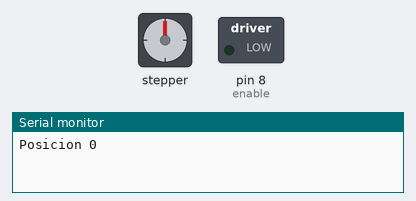
Recording of a sketch running on a simulated Arduino Uno, built with avr-gcc and run on an emulated ATmega328P. On the bench: stepper motor, switched loads named in the sketch (green lamp = pin HIGH), the last lines printed to the serial monitor. Stepper angles assume 200 steps per turn.

Above: at 0.05 s.
At 1.55 s:
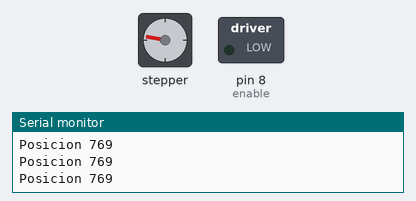
At 3.1 s:
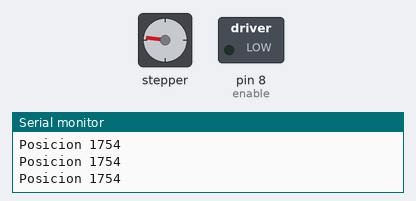
At 6.2 s:
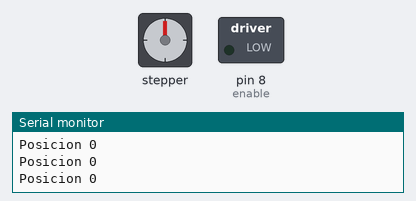
Timing chart, 0 to 8.1 s (numbered marks = the images above):
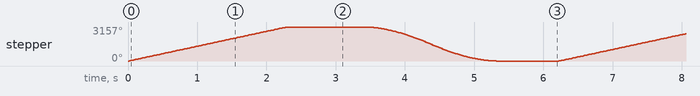

Measured:
- by itself, stepper: turns 3157° clockwise in 2.3 s, then 3157° counter-clockwise in 1.9 s, repeating every 6.2 s

The sketch:

pruebaMotor.ino
```cpp
#include <AccelStepper.h>

#include "Movimiento.h"

#define enable 8

AccelStepper stepper = AccelStepper(1, 3, 2); // pin 3 : step, pin 2 : dir ; 1 indica que es driver


movimiento cicloRespiratorio;

byte Volumen = 2.5;
byte frecuencia= 0;
byte relacion = 1;

void setup() {
  // Se configura la posicion actual del motor como cero y se habilita el pin del enable
  stepper.setCurrentPosition(0);
  pinMode(enable, OUTPUT);

  // se configuran los parametros del motor inicial
  stepper.setMaxSpeed(6000);
  stepper.setAcceleration(2800);

  // Se habilita el motor para funcionar
  digitalWrite(enable, LOW);
  Serial.begin(9600);
  // se configuran parametros de configuracion
//  Serial.println(cicloRespiratorio.SetParametros(frecuencia , Volumen , relacion));
  cicloRespiratorio.SetParametros(frecuencia , Volumen , relacion);
  //Serial.printl
  //Serial.println("velocidad SUBIDA" + String(cicloRespiratorio.velocidad_subida) + "posicion "+String(cicloRespiratorio.posicion_Final_subida));
  //delay(1500);
}

byte ciclo = 1;
double tiempo = 0;
void loop() {
  // Inicio inspiracion -----------------------------------------------------------------
  if(ciclo == 1){
    stepper.moveTo(cicloRespiratorio.posicion_Final_subida-2000);
    stepper.setSpeed(cicloRespiratorio.velocidad_subida);
    ciclo = 2;
   // Serial.println("Inicia Respiracion");
   }
  // corre a velocidad constante
  else if(stepper.distanceToGo() >0 && ciclo == 2 )stepper.runSpeed();

  // inicio meseta ----------------------------------------------------------------------
  else if(stepper.distanceToGo() <=0 && ciclo == 2 ){
    ciclo = 3 ;
   // Serial.println("Inicia Meseta");
    tiempo = millis();
  }

  else if(ciclo == 3 && millis() <  (tiempo + cicloRespiratorio.Tiempo_meseta*1000)){}//fin meseta
  else if(ciclo == 3 && millis() >= (tiempo + cicloRespiratorio.Tiempo_meseta*1000)){
    ciclo = 4;
    //Serial.println("FIN Meseta");
  }//fin meseta

  // Expiracion
  else if(ciclo == 4 ){
     stepper.setSpeed(cicloRespiratorio.Velocidad_inicial_bajada);
     //stepper.setAcceleration(cicloRespiratorio.acelaracion_bajada);

     stepper.moveTo(0);
     //Serial.println("Inicio Expiracion");
     delay(100);
     ciclo = 5;
    }

  else if(stepper.distanceToGo()<0 && ciclo == 5 ){
    //if(millis()%100 == 0)
      //Serial.println("V" + String(stepper.speed())+" P2" + String(cicloRespiratorio.Velocidad_inicial_bajada));
    stepper.run();
    }

  else if(stepper.distanceToGo()>=0 && ciclo == 5 ){// inicio meseta
    //Serial.println("Inicio pausa");
    ciclo = 6 ;
    tiempo = millis();
    }

  else if(ciclo == 6 && millis() < (tiempo+cicloRespiratorio.Tiempo_pausa*1000)){}//fin meseta
  else if(ciclo == 6 && millis() >= (tiempo+cicloRespiratorio.Tiempo_pausa*1000)){
    ciclo = 1;
   }//fin meseta
  if( millis()%1000 == 0) Serial.println("Posicion " + String(stepper.currentPosition()));
}
```

Movimiento.h
```cpp
class movimiento{
  public :
    byte Frecuencia;                  // Valor configurado por el medico
    byte volumen;                     // Valor Configurado por el medico
    byte Relacion;                    // Valor Configurado por el medico
    double velocidad_subida;             // Calculado Inspiracion
    double aceleracion_subida;           // Calculado Inspiracion
    double posicion_Final_subida;        // Calculado Inspiracion
    double Tiempo_meseta;                // Calculado Meseta
    double Velocidad_inicial_bajada;     // Calculado espiracion
    double acelaracion_bajada;   // Calculado espiracion
    double modo_motor;
    float coeficiente;
    double Tiempo_pausa;

  //Constructor
  movimiento (){
    Frecuencia = 0;
    volumen = 0;
    Relacion = 0;
    velocidad_subida = 0;
    aceleracion_subida = 0;
    posicion_Final_subida = 0;
    Tiempo_meseta = 0;
    Velocidad_inicial_bajada = 0;
    acelaracion_bajada = 0;
    modo_motor = 0.5;
    coeficiente = 0;
    Tiempo_pausa = 0;
  }

  int get_velocidad_subida(){return velocidad_subida;}
  int get_posicion_Final_subida(){return posicion_Final_subida;}


  void SetParametros(byte frec, byte vol,byte rela){
    //relacion de tiempo sirve para definir subida y bajada
    double tiempo_Ciclo = 60 /(2*frec+10);
    // Inspiracion
    posicion_Final_subida  = ((vol*100.0)/5.7+40)*(200.0/(8*modo_motor)); // 40 es un offset del tornillo
    velocidad_subida = ((posicion_Final_subida- (40)*(200.0/(8*modo_motor)))/((tiempo_Ciclo*(1.0/(rela+1)))*0.65));
    aceleracion_subida = 0;

    // se calcula tiempo de meseta
    Tiempo_meseta = tiempo_Ciclo*(1.0/(rela+1))*.35;

    // Espiracion
    double Tiempo_bajada = tiempo_Ciclo*(double(rela)/(rela+1))*0.7;
    Tiempo_pausa =  tiempo_Ciclo*(double(rela)/(rela+1))*0.3;
    double Tiempo_inicio =  tiempo_Ciclo*(1.0/(rela+1));
    double Tiempo_final =  Tiempo_inicio + Tiempo_bajada;
    double delta_tiempo = Tiempo_inicio  - Tiempo_final;

    coeficiente = (vol*100.0)/((delta_tiempo )*(delta_tiempo ));
    acelaracion_bajada = ((2*coeficiente)/5.7)*(200.0/(8*modo_motor));
    Velocidad_inicial_bajada = ((2*coeficiente*delta_tiempo)/5.7)*(200.0/(8*modo_motor));
    //return tiempo_Ciclo*(1.0/(rela+1))*0.65;
  }
};
```
